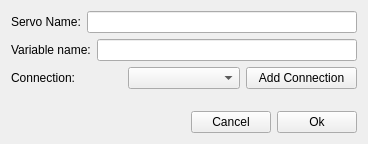
<?xml version="1.0" encoding="UTF-8"?>
<ui version="4.0">
 <class>CreateVarMonitorWidget</class>
 <widget class="QWidget" name="CreateVarMonitorWidget">
  <property name="geometry">
   <rect>
    <x>0</x>
    <y>0</y>
    <width>368</width>
    <height>144</height>
   </rect>
  </property>
  <property name="windowTitle">
   <string>Create Variable Monitor</string>
  </property>
  <layout class="QVBoxLayout" name="verticalLayout">
   <item>
    <layout class="QHBoxLayout" name="horizontalLayout_5">
     <item>
      <widget class="QLabel" name="label_3">
       <property name="text">
        <string>Servo Name:</string>
       </property>
      </widget>
     </item>
     <item>
      <widget class="QLineEdit" name="servoNameLineEdit"/>
     </item>
    </layout>
   </item>
   <item>
    <layout class="QHBoxLayout" name="horizontalLayout_3">
     <item>
      <widget class="QLabel" name="label">
       <property name="text">
        <string>Variable name:</string>
       </property>
      </widget>
     </item>
     <item>
      <widget class="QLineEdit" name="nameLineEdit"/>
     </item>
    </layout>
   </item>
   <item>
    <layout class="QHBoxLayout" name="horizontalLayout_4">
     <item>
      <widget class="QLabel" name="label_2">
       <property name="text">
        <string>Connection:</string>
       </property>
      </widget>
     </item>
     <item>
      <widget class="QComboBox" name="connectionComboBox"/>
     </item>
     <item>
      <widget class="QPushButton" name="addConnectionPushButton">
       <property name="text">
        <string>Add Connection</string>
       </property>
      </widget>
     </item>
    </layout>
   </item>
   <item>
    <spacer name="verticalSpacer">
     <property name="orientation">
      <enum>Qt::Vertical</enum>
     </property>
     <property name="sizeHint" stdset="0">
      <size>
       <width>20</width>
       <height>5</height>
      </size>
     </property>
    </spacer>
   </item>
   <item>
    <layout class="QHBoxLayout" name="horizontalLayout_2">
     <item>
      <spacer name="horizontalSpacer">
       <property name="orientation">
        <enum>Qt::Horizontal</enum>
       </property>
       <property name="sizeHint" stdset="0">
        <size>
         <width>40</width>
         <height>20</height>
        </size>
       </property>
      </spacer>
     </item>
     <item>
      <layout class="QHBoxLayout" name="horizontalLayout">
       <item>
        <widget class="QPushButton" name="cancelPushButton">
         <property name="text">
          <string>Cancel</string>
         </property>
        </widget>
       </item>
       <item>
        <widget class="QPushButton" name="okPushButton">
         <property name="text">
          <string>Ok</string>
         </property>
        </widget>
       </item>
      </layout>
     </item>
    </layout>
   </item>
  </layout>
 </widget>
 <tabstops>
  <tabstop>servoNameLineEdit</tabstop>
  <tabstop>nameLineEdit</tabstop>
  <tabstop>connectionComboBox</tabstop>
  <tabstop>okPushButton</tabstop>
  <tabstop>cancelPushButton</tabstop>
  <tabstop>addConnectionPushButton</tabstop>
 </tabstops>
 <resources/>
 <connections/>
</ui>
